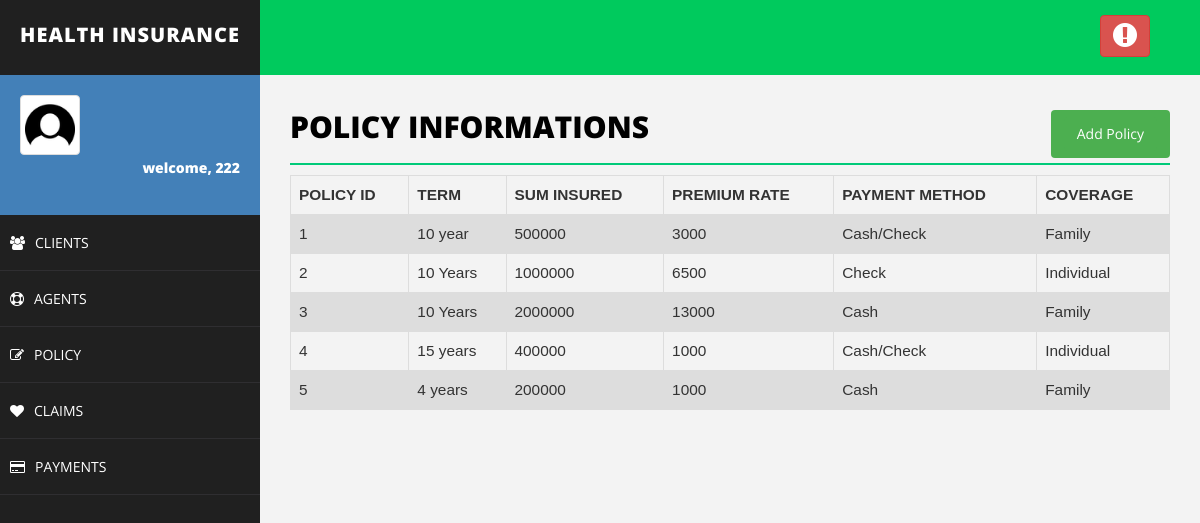
/lims/policy.php (signed in), run on the app's committed database.
### tables this page shows
CREATE TABLE `policy` (
  `policy_id` varchar(50) NOT NULL,
  `term` varchar(50) NOT NULL,
  `sum_insured` varchar(50) NOT NULL,
  `premium_rate` varchar(50) NOT NULL,
  `payment_method` varchar(50) NOT NULL,
  `coverage` varchar(50) NOT NULL
);

### lims/policy.php (the view, shortened to what this page needs)
<!DOCTYPE html>
<html>
<head>
    <link href="assets/css/bootstrap.css" rel="stylesheet" />
    <link href="assets/css/font-awesome.css" rel="stylesheet" />
    <link href="assets/css/basic.css" rel="stylesheet" />
    <link href="assets/css/custom.css" rel="stylesheet" />
</head>
<body>
<?php include 'header.php';
?>
        <div id="page-wrapper">
                <div class="row">
                    <div class="col-md-12">
                        <h1 class="page-head-line">Policy Informations
                        <button class="btn" align="center">
						<a href="addPolicy.php" class="btn">Add Policy</a>
						</button>
						</h1>
                    </div>
                </div>
<?php
include'connection.php';
	$sql = "SELECT policy_id,term,sum_insured,premium_rate,payment_method,coverage FROM policy";
	$result = $conn->query($sql);
    echo "<table class=\"table\">\n";
    echo "  <tr>\n";
    echo "    <th>POLICY ID</th>\n";
    echo "    <th>TERM</th>\n";
    echo "    <th>SUM INSURED</th>\n";
    echo "    <th>PREMIUM RATE</th>\n";
	echo "    <th>PAYMENT METHOD</th>\n";
    echo "    <th>COVERAGE</th>\n";
    echo "  </tr>";
	if ($result->num_rows > 0) {
	while($row = $result->fetch_assoc()) {
		echo "<tr>\n";
		echo "    <td>".$row["policy_id"]."</td>\n";
		echo "    <td>".$row["term"]."</td>\n";
		echo "    <td>".$row["sum_insured"]."</td>\n";
		echo "    <td>".$row["premium_rate"]."</td>\n";
		echo "    <td>".$row["payment_method"]."</td>\n";
		echo "    <td>".$row["coverage"]."</td>\n";
	}
	echo "</table>\n";
	} else {
    echo "0 results";
}
?>
        </div>
    </div>
</body>
</html>

### lims/assets/css/basic.css (style rules this page uses)
body { font-family: 'Open Sans', sans-serif; line-height:25px; }
#page-wrapper { padding: 15px 15px; min-height: 600px; background: #F3F3F3; }
.page-head-line { font-size: 30px; text-transform: uppercase; color: #000; font-weight: 800; padding-bottom: 20px; border-bottom: 2px solid #00CA79; margin-bottom: 10px; }
@media (min-width:768px) { #page-wrapper { margin: 0 0 0 260px; padding: 15px 30px; min-height: 1200px; } }

### lims/policy.php (style rules this page uses)
.btn { background-color: #4CAF50; float: right; color:white; text-decoration:none; }
table { font-family: arial, sans-serif; border-collapse: collapse; width: 100%; margin-left:0%; font-size:110%; }
td, th { border: 1px solid #dddddd; text-align: left; padding: 8px; }
tr:nth-child(even) { background-color: #dddddd; }

### data on the page
policy: policy_id "1", term "10 year", sum_insured "500000", premium_rate "3000", payment_method "Cash/Check", coverage "Family"
policy: policy_id "2", term "10 Years", sum_insured "1000000", premium_rate "6500", payment_method "Check", coverage "Individual"
policy: policy_id "3", term "10 Years", sum_insured "2000000", premium_rate "13000", payment_method "Cash", coverage "Family"
policy: policy_id "4", term "15 years", sum_insured "400000", premium_rate "1000", payment_method "Cash/Check", coverage "Individual"
policy: policy_id "5", term "4 years", sum_insured "200000", premium_rate "1000", payment_method "Cash", coverage "Family"

### other printed values
$_SESSION["username"] "222"
